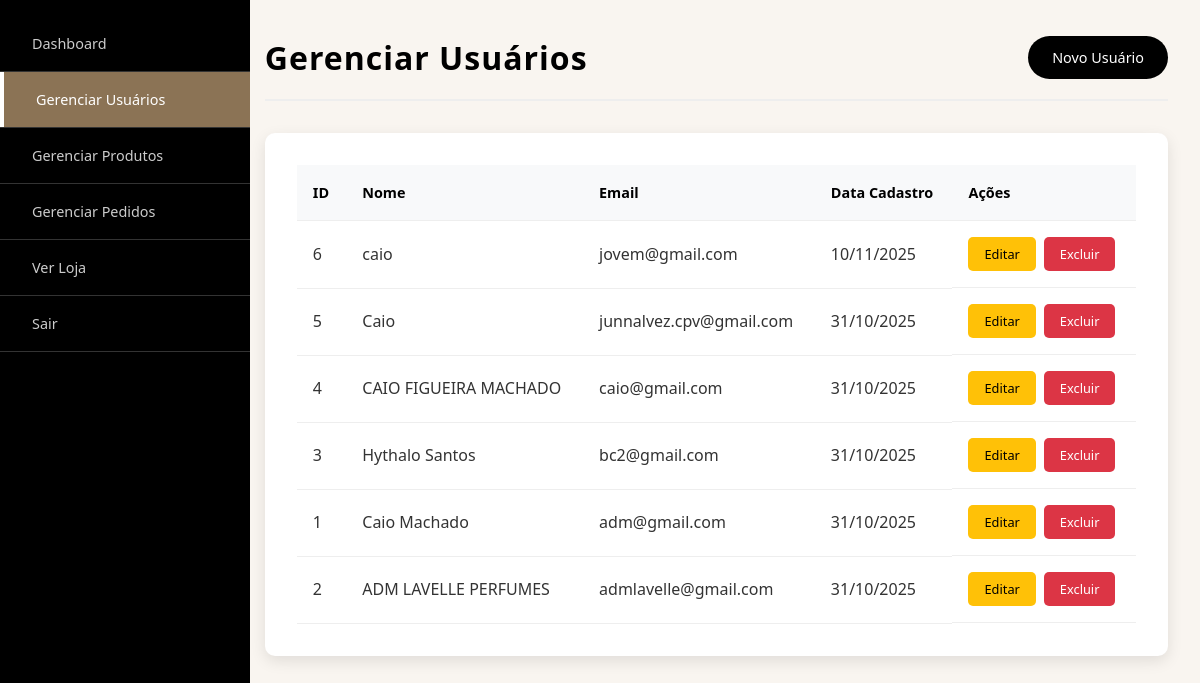
The page /admin/usuarios.php (signed in) on the database as committed earlier.
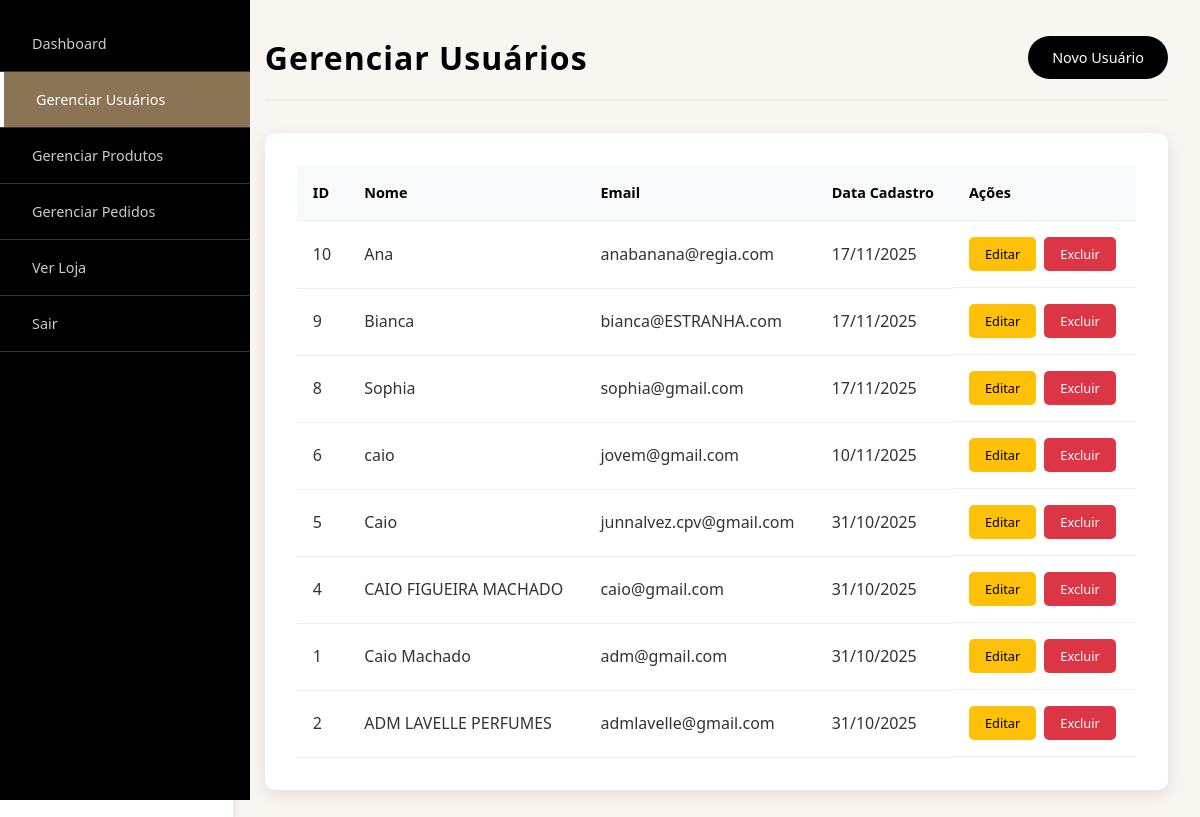
The same page on the database as committed later.
### tables this page shows
CREATE TABLE `usuarios` (
  `id` int(11) NOT NULL,
  `nome` varchar(100) NOT NULL,
  `email` varchar(150) NOT NULL,
  `senha` varchar(255) NOT NULL,
  `data_cadastro` timestamp NOT NULL DEFAULT current_timestamp(),
  `telefone` varchar(20) DEFAULT NULL,
  `endereco` text DEFAULT NULL,
  `cidade` varchar(100) DEFAULT NULL,
  `estado` varchar(50) DEFAULT NULL,
  `cep` varchar(10) DEFAULT NULL,
  `foto_perfil` varchar(255) DEFAULT NULL,
  `created_at` timestamp NOT NULL DEFAULT current_timestamp()
);

### admin/usuarios.php (the view, shortened to what this page needs)
<?php
$database = new Database();
$db = $database->getConnection();
$usuarios = [];
try {
    $query = "SELECT id, nome, email, telefone, cidade, estado, created_at FROM usuarios ORDER BY created_at DESC";
    $stmt = $db->prepare($query);
    $stmt->execute();
    $usuarios = $stmt->fetchAll(PDO::FETCH_ASSOC);
} catch(PDOException $e) {
    $mensagem = "Erro ao carregar usuários: " . $e->getMessage();
    $tipo_mensagem = "error";
}
include 'includes/header.php';
include 'includes/sidebar.php';
?>
<div class="main-content">
    <div class="page-header">
        <h1>Gerenciar Usuários</h1>
        <button class="btn-primary" onclick="openModal('create')">Novo Usuário</button>
    </div>
    <div class="content-card">
        <?php if(empty($usuarios)): ?>
            <div style="text-align: center; padding: 3rem; color: #666;">
                <p>Nenhum usuário cadastrado.</p>
            </div>
        <?php else: ?>
            <div class="table-responsive">
                <table class="data-table">
                    <thead>
                        <tr>
                            <th>ID</th>
                            <th>Nome</th>
                            <th>Email</th>
                            <th>Data Cadastro</th>
                            <th>Ações</th>
                        </tr>
                    </thead>
                    <tbody>
                        <?php foreach($usuarios as $usuario): ?>
                        <tr>
                            <td><?php echo $usuario['id']; ?></td>
                            <td><?php echo htmlspecialchars($usuario['nome']); ?></td>
                            <td><?php echo htmlspecialchars($usuario['email']); ?></td>
                            <td>
                                <?php
                                if(isset($usuario['created_at'])) {
                                    echo date('d/m/Y', strtotime($usuario['created_at']));
                                } else {
                                    echo 'N/A';
                                }
                                ?>
                            </td>
                            <td class="actions">
                                <button class="btn-edit" onclick="editUsuario(<?php echo $usuario['id']; ?>, '<?php echo htmlspecialchars($usuario['nome']); ?>', '<?php echo htmlspecialchars($usuario['email']); ?>')">Editar</button>
                                <?php if($usuario['id'] != $_SESSION['id']): ?>
                                    <button class="btn-delete" onclick="deleteUsuario(<?php echo $usuario['id']; ?>)">Excluir</button>
                                <?php else: ?>
                                    <button class="btn-delete" disabled title="Você não pode excluir seu próprio usuário">Excluir</button>
                                <?php endif; ?>
                            </td>
                        </tr>
                        <?php endforeach; ?>
                    </tbody>
                </table>
            </div>
        <?php endif; ?>
    </div>
</div>
<?php include 'includes/footer.php'; ?>

Rows that differ between the two databases and show on the page:
removed usuarios: id "3", nome "Hythalo Santos", email "bc2@gmail.com", created_at "31/10/2025"
added usuarios: id "10", nome "Ana", email "anabanana@regia.com", created_at "17/11/2025"
added usuarios: id "9", nome "Bianca", email "bianca@ESTRANHA.com", created_at "17/11/2025"
added usuarios: id "8", nome "Sophia", email "sophia@gmail.com", created_at "17/11/2025"
